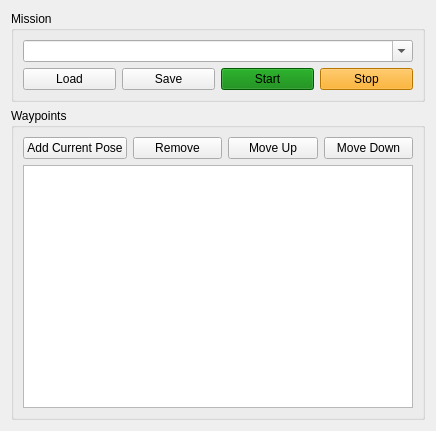
<?xml version="1.0" encoding="UTF-8"?>
<ui version="4.0">
 <class>HeroxDashboard</class>
 <widget class="QWidget" name="HeroxDashboard">
  <property name="geometry">
   <rect>
    <x>0</x>
    <y>0</y>
    <width>436</width>
    <height>431</height>
   </rect>
  </property>
  <property name="windowTitle">
   <string>HEROX Dashboard</string>
  </property>
  <property name="styleSheet">
   <string notr="true">QPushButton[active=true]
{
	background-color: green;
}

QPushButton[error=true]
{
	background-color: red;
}</string>
  </property>
  <layout class="QGridLayout" name="gridLayout">
   <item row="0" column="0">
    <widget class="QGroupBox" name="gbxMission">
     <property name="sizePolicy">
      <sizepolicy hsizetype="Preferred" vsizetype="Preferred">
       <horstretch>0</horstretch>
       <verstretch>0</verstretch>
      </sizepolicy>
     </property>
     <property name="title">
      <string>Mission</string>
     </property>
     <layout class="QVBoxLayout" name="verticalLayout_2">
      <item>
       <widget class="QComboBox" name="cbxMission">
        <property name="editable">
         <bool>true</bool>
        </property>
       </widget>
      </item>
      <item>
       <layout class="QGridLayout" name="gridLayout_3">
        <item row="0" column="3">
         <widget class="QPushButton" name="btnStopMission">
          <property name="sizePolicy">
           <sizepolicy hsizetype="Minimum" vsizetype="Fixed">
            <horstretch>0</horstretch>
            <verstretch>0</verstretch>
           </sizepolicy>
          </property>
          <property name="autoFillBackground">
           <bool>false</bool>
          </property>
          <property name="styleSheet">
           <string notr="true">background-color: orange</string>
          </property>
          <property name="text">
           <string>Stop</string>
          </property>
          <property name="checkable">
           <bool>false</bool>
          </property>
          <property name="flat">
           <bool>false</bool>
          </property>
         </widget>
        </item>
        <item row="0" column="1">
         <widget class="QPushButton" name="btnSaveMission">
          <property name="autoFillBackground">
           <bool>false</bool>
          </property>
          <property name="text">
           <string>Save</string>
          </property>
          <property name="checkable">
           <bool>false</bool>
          </property>
          <property name="flat">
           <bool>false</bool>
          </property>
         </widget>
        </item>
        <item row="0" column="2">
         <widget class="QPushButton" name="btnStartMission">
          <property name="sizePolicy">
           <sizepolicy hsizetype="Minimum" vsizetype="Fixed">
            <horstretch>0</horstretch>
            <verstretch>0</verstretch>
           </sizepolicy>
          </property>
          <property name="autoFillBackground">
           <bool>false</bool>
          </property>
          <property name="styleSheet">
           <string notr="true">background-color: green</string>
          </property>
          <property name="text">
           <string>Start</string>
          </property>
          <property name="checkable">
           <bool>false</bool>
          </property>
          <property name="flat">
           <bool>false</bool>
          </property>
         </widget>
        </item>
        <item row="0" column="0">
         <widget class="QPushButton" name="btnLoadMission">
          <property name="autoFillBackground">
           <bool>false</bool>
          </property>
          <property name="text">
           <string>Load</string>
          </property>
          <property name="checkable">
           <bool>false</bool>
          </property>
          <property name="flat">
           <bool>false</bool>
          </property>
         </widget>
        </item>
       </layout>
      </item>
     </layout>
    </widget>
   </item>
   <item row="1" column="0">
    <widget class="QGroupBox" name="groupBox">
     <property name="title">
      <string>Waypoints</string>
     </property>
     <property name="flat">
      <bool>false</bool>
     </property>
     <property name="checkable">
      <bool>false</bool>
     </property>
     <layout class="QVBoxLayout" name="verticalLayout">
      <item>
       <layout class="QHBoxLayout" name="horizontalLayout_2">
        <item>
         <widget class="QPushButton" name="btnAddWaypoint">
          <property name="sizePolicy">
           <sizepolicy hsizetype="Minimum" vsizetype="Fixed">
            <horstretch>0</horstretch>
            <verstretch>0</verstretch>
           </sizepolicy>
          </property>
          <property name="autoFillBackground">
           <bool>false</bool>
          </property>
          <property name="text">
           <string>Add Current Pose</string>
          </property>
          <property name="checkable">
           <bool>false</bool>
          </property>
          <property name="flat">
           <bool>false</bool>
          </property>
         </widget>
        </item>
        <item>
         <widget class="QPushButton" name="btnRemoveWaypoint">
          <property name="sizePolicy">
           <sizepolicy hsizetype="Minimum" vsizetype="Fixed">
            <horstretch>0</horstretch>
            <verstretch>0</verstretch>
           </sizepolicy>
          </property>
          <property name="text">
           <string>Remove</string>
          </property>
         </widget>
        </item>
        <item>
         <widget class="QPushButton" name="btnMoveUp">
          <property name="text">
           <string>Move Up</string>
          </property>
         </widget>
        </item>
        <item>
         <widget class="QPushButton" name="btnMoveDown">
          <property name="text">
           <string>Move Down</string>
          </property>
         </widget>
        </item>
       </layout>
      </item>
      <item>
       <widget class="QTableWidget" name="twWaypoints">
        <property name="frameShape">
         <enum>QFrame::StyledPanel</enum>
        </property>
        <property name="selectionMode">
         <enum>QAbstractItemView::SingleSelection</enum>
        </property>
        <property name="selectionBehavior">
         <enum>QAbstractItemView::SelectRows</enum>
        </property>
        <attribute name="verticalHeaderVisible">
         <bool>false</bool>
        </attribute>
       </widget>
      </item>
     </layout>
    </widget>
   </item>
  </layout>
 </widget>
 <resources/>
 <connections/>
</ui>
